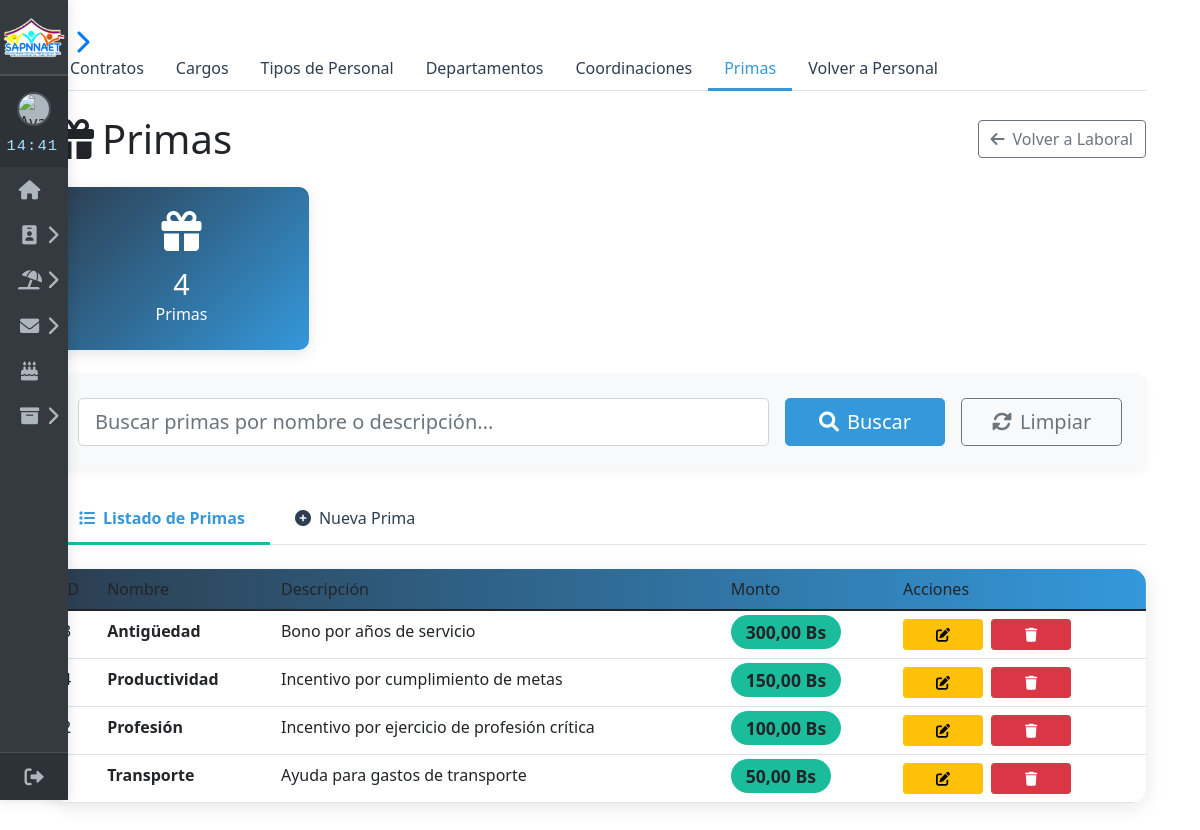
Screenshot of /inicio/gestion/gestion_primas.php with the database file from the repository.
### tables this page shows
CREATE TABLE `primas` (
  `id_prima` int NOT NULL AUTO_INCREMENT,
  `nombre` varchar(100) NOT NULL,
  `descripcion` text,
  `monto` decimal(10,2) DEFAULT NULL,
  PRIMARY KEY (`id_prima`)
);

### inicio/gestion/gestion_primas.php (the view, shortened to what this page needs)
<?php
require 'conexion/conexion_gestion_primas.php';
$busqueda = isset($_GET['busqueda']) ? trim($_GET['busqueda']) : '';
$condicion = '';
$params = [];
if ($condicion) {
    $sql = "SELECT * FROM primas $condicion ORDER BY nombre";
    $stmt = $conexion->prepare($sql);
    $stmt->execute($params);
    $primas = $stmt->fetchAll(PDO::FETCH_ASSOC);
} else {
    $stmt = $conexion->query("SELECT * FROM primas ORDER BY nombre");
    $primas = $stmt->fetchAll(PDO::FETCH_ASSOC);
}
$total_primas = count($primas);
$prima_editar = null;
require $_SERVER['DOCUMENT_ROOT']."/proyecto/inicio/sidebar.php";
?>
<!DOCTYPE html>
<html lang="es">
<head>
    <link href="https://cdn.jsdelivr.net/npm/bootstrap@5.1.3/dist/css/bootstrap.min.css" rel="stylesheet">
    <link rel="stylesheet" href="https://cdnjs.cloudflare.com/ajax/libs/font-awesome/6.0.0/css/all.min.css">
</head>
<body>
    <div class="container py-5">
        <ul class="nav nav-tabs panel-nav mb-4">
            <li class="nav-item"><a class="nav-link" href="gestion_contrato.php">Contratos</a></li>
            <li class="nav-item"><a class="nav-link" href="gestion_cargos.php">Cargos</a></li>
            <li class="nav-item"><a class="nav-link" href="gestion_tpersonal.php">Tipos de Personal</a></li>
            <li class="nav-item"><a class="nav-link" href="gestion_departamentos.php">Departamentos</a></li>
            <li class="nav-item"><a class="nav-link" href="gestion_coordinaciones.php">Coordinaciones</a></li>
            <li class="nav-item"><a class="nav-link active" href="gestion_primas.php">Primas</a></li>
            <li class="nav-item"><a class="nav-link" href="gestion_personal.php">Volver a Personal</a></li>
        </ul>
        <div class="d-flex justify-content-between align-items-center mb-4">
            <h1 class="mb-0"><i class="fas fa-gift me-2"></i>Primas</h1>
            <div>
                <a href="gestion_laboral.php" class="btn btn-outline-secondary">
                    <i class="fas fa-arrow-left me-2"></i>Volver a Laboral
                </a>
            </div>
        </div>
        <div class="row">
            <div class="col-md-3">
                <div class="stats-card text-center">
                    <i class="fas fa-gift"></i>
                    <h3><?= $total_primas ?></h3>
                    <p class="mb-0">Primas</p>
                </div>
            </div>
        </div>
        <div class="search-container">
            <form method="GET" class="row g-3">
                <div class="col-md-8">
                    <input type="text" name="busqueda" class="form-control form-control-lg"
                        placeholder="Buscar primas por nombre o descripción..."
                        value="<?= htmlspecialchars($busqueda) ?>">
                </div>
                <div class="col-md-2">
                    <button type="submit" class="btn btn-primary btn-lg w-100">
                        <i class="fas fa-search me-2"></i>Buscar
                    </button>
                </div>
                <div class="col-md-2">
                    <a href="gestion_primas.php" class="btn btn-outline-secondary btn-lg w-100">
                        <i class="fas fa-sync-alt me-2"></i>Limpiar
                    </a>
                </div>
            </form>
        </div>
        <ul class="nav nav-tabs prima-tab-nav mb-4" id="myTab" role="tablist">
            <li class="nav-item" role="presentation">
                <button class="nav-link active" id="list-tab" data-bs-toggle="tab" data-bs-target="#list" type="button" role="tab">
                    <i class="fas fa-list me-2"></i>Listado de Primas
                </button>
            </li>
            <li class="nav-item" role="presentation">
                <button class="nav-link" id="form-tab" data-bs-toggle="tab" data-bs-target="#form" type="button" role="tab">
                    <i class="fas fa-plus-circle me-2"></i><?= $prima_editar ? 'Editar Prima' : 'Nueva Prima' ?>
                </button>
            </li>
        </ul>
        <div class="tab-content">
            <div class="tab-pane fade show active" id="list" role="tabpanel">
                <div class="data-table">
                    <table class="table table-hover mb-0">
                        <thead>
                            <tr>
                                <th>ID</th>
                                <th>Nombre</th>
                                <th>Descripción</th>
                                <th>Monto</th>
                                <th>Acciones</th>
                            </tr>
                        </thead>
                        <tbody>
                            <?php if($total_primas > 0): ?>
                                <?php foreach($primas as $prima): ?>
                                    <tr>
                                        <td><?= $prima['id_prima'] ?></td>
                                        <td><strong><?= htmlspecialchars($prima['nombre']) ?></strong></td>
                                        <td><?= htmlspecialchars($prima['descripcion']) ?></td>
                                        <td>
                                            <span class="monto-badge"><?= number_format($prima['monto'], 2, ',', '.') ?> Bs</span>
                                        </td>
                                        <td>
                                            <div class="d-flex gap-2">
                                                <a href="gestion_primas.php?editar=<?= $prima['id_prima'] ?>" class="btn btn-sm btn-warning action-btn" title="Editar">
                                                    <i class="fas fa-edit"></i>
                                                </a>
                                                <form method="POST" class="d-inline">
                                                    <button type="submit" name="eliminar_prima" class="btn btn-sm btn-danger action-btn"
                                                        onclick="return confirm('¿Eliminar permanentemente esta prima?')">
                                                        <i class="fas fa-trash"></i>
                                                    </button>
                                                </form>
                                            </div>
                                        </td>
                                    </tr>
                                <?php endforeach; ?>
                            <?php endif; ?>
                        </tbody>
                    </table>
                </div>
            </div>
        </div>
    </div>
</body>
</html>

### inicio/sidebar.php (style rules this page uses)
body { margin: 0; font-family: 'Arial', sans-serif; }

### inicio/gestion/gestion_primas.php (style rules this page uses)
:root { --primary-color: #2c3e50; --secondary-color: #3498db; --success-color: #28a745; --danger-color: #dc3545; --warning-color: #ffc107; --accent-color: #1abc9c; }
.data-table { background: white; border-radius: 15px; box-shadow: 0 4px 20px rgba(0,0,0,0.1); overflow: hidden; margin-bottom: 2rem; }
.table thead { background: linear-gradient(to right, var(--primary-color), var(--secondary-color)); color: white; }
.table th { font-weight: 500; vertical-align: middle; }
.action-btn { min-width: 80px; }
.search-container { background-color: #f8f9fa; border-radius: 10px; padding: 1.5rem; margin-bottom: 1.5rem; box-shadow: 0 2px 10px rgba(0,0,0,0.05); }
.stats-card { background: linear-gradient(135deg, var(--primary-color), var(--secondary-color)); color: white; border-radius: 10px; padding: 1.5rem; margin-bottom: 1.5rem; box-shadow: 0 4px 15px rgba(0,0,0,0.1); }
.stats-card i { font-size: 2.5rem; margin-bottom: 1rem; }
.stats-card h3 { font-size: 1.8rem; margin-bottom: 0; }
.btn-primary { background-color: var(--secondary-color); border-color: var(--secondary-color); }
.nav-tabs.panel-nav .nav-link { border: none; color: var(--primary-color); font-weight: 500; }
.nav-tabs.panel-nav .nav-link.active { border-bottom: 3px solid var(--secondary-color); color: var(--secondary-color); }
.nav-tabs.prima-tab-nav .nav-link { color: var(--primary-color); font-weight: 500; border: none; border-bottom: 3px solid transparent; padding: 12px 25px; transition: all 0.3s; }
.nav-tabs.prima-tab-nav .nav-link.active { background: transparent; color: var(--secondary-color); border-bottom: 3px solid var(--accent-color); font-weight: 600; }
.monto-badge { background: var(--accent-color); padding: 5px 15px; border-radius: 20px; font-weight: 600; font-size: 1.1em; }

### rows the page displays
primas: nombre "Antigüedad", descripcion "Bono por años de servicio", monto "300,00"
primas: nombre "Productividad", descripcion "Incentivo por cumplimiento de metas", monto "150,00"
primas: nombre "Profesión", descripcion "Incentivo por ejercicio de profesión crítica", monto "100,00"
primas: nombre "Transporte", descripcion "Ayuda para gastos de transporte", monto "50,00"

### other values shown
$total_primas "4"
